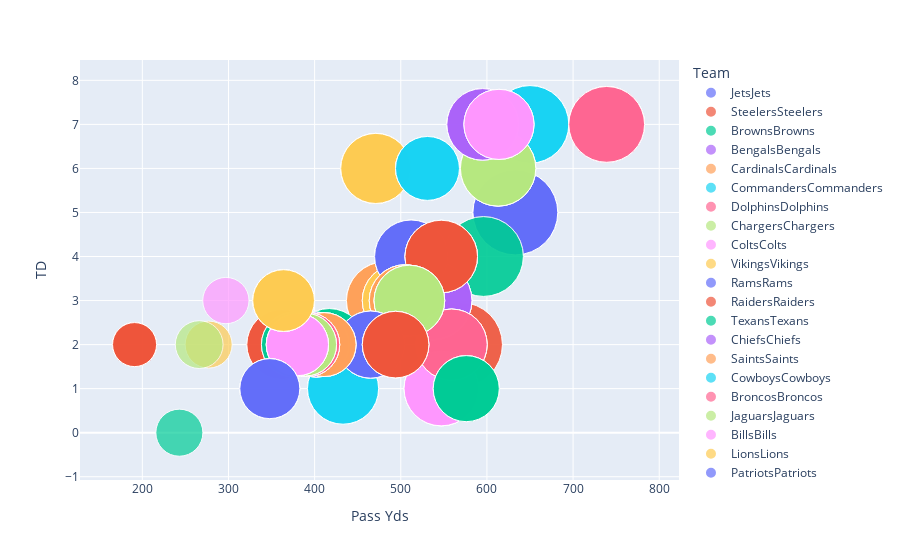

Here is the notebook cell this chart was saved with:
### Code cell
px.scatter(passing_df, x='Pass Yds', y='TD', color='Team', size='Att', hover_name='Team', size_max=60)

### Figure 1 — Plotly figure (JSON) as saved in the notebook; plotly's stock layout.template omitted (floating-point values rounded to 4 significant figures)
{"data": [{"hovertemplate": "<b>%{hovertext}</b><br><br>Team=JetsJets<br>Pass Yds=%{x}<br>TD=%{y}<br>Att=%{marker.size}<extra></extra>", "hovertext": ["JetsJets", "JetsJets", "JetsJets", "JetsJets", "JetsJets"], "legendgroup": "JetsJets", "marker": {"color": "#636efa", "size": [104, 104, 104, 104, 104], "sizemode": "area", "sizeref": 0.02889, "symbol": "circle"}, "mode": "markers", "name": "JetsJets", "orientation": "v", "showlegend": true, "type": "scatter", "x": [633, 633, 633, 633, 633], "xaxis": "x", "y": [5, 5, 5, 5, 5], "yaxis": "y"}, {"hovertemplate": "<b>%{hovertext}</b><br><br>Team=SteelersSteelers<br>Pass Yds=%{x}<br>TD=%{y}<br>Att=%{marker.size}<extra></extra>", "hovertext": ["SteelersSteelers", "SteelersSteelers", "SteelersSteelers", "SteelersSteelers", "SteelersSteelers"], "legendgroup": "SteelersSteelers", "marker": {"color": "#EF553B", "size": [103, 71, 71, 71, 103], "sizemode": "area", "sizeref": 0.02889, "symbol": "circle"}, "mode": "markers", "name": "SteelersSteelers", "orientation": "v", "showlegend": true, "type": "scatter", "x": [569, 362, 362, 362, 569], "xaxis": "x", "y": [2, 2, 2, 2, 2], "yaxis": "y"}, {"hovertemplate": "<b>%{hovertext}</b><br><br>Team=BrownsBrowns<br>Pass Yds=%{x}<br>TD=%{y}<br>Att=%{marker.size}<extra></extra>", "hovertext": ["BrownsBrowns", "BrownsBrowns", "BrownsBrowns", "BrownsBrowns", "BrownsBrowns"], "legendgroup": "BrownsBrowns", "marker": {"color": "#00cc96", "size": [92, 61, 61, 61, 92], "sizemode": "area", "sizeref": 0.02889, "symbol": "circle"}, "mode": "markers", "name": "BrownsBrowns", "orientation": "v", "showlegend": true, "type": "scatter", "x": [596, 376, 376, 376, 596], "xaxis": "x", "y": [4, 2, 2, 2, 4], "yaxis": "y"}, {"hovertemplate": "<b>%{hovertext}</b><br><br>Team=BengalsBengals<br>Pass Yds=%{x}<br>TD=%{y}<br>Att=%{marker.size}<extra></extra>", "hovertext": ["BengalsBengals", "BengalsBengals", "BengalsBengals", "BengalsBengals", "BengalsBengals"], "legendgroup": "BengalsBengals", "marker": {"color": "#ab63fa", "size": [89, 89, 89, 89, 89], "sizemode": "area", "sizeref": 0.02889, "symbol": "circle"}, "mode": "markers", "name": "BengalsBengals", "orientation": "v", "showlegend": true, "type": "scatter", "x": [537, 537, 537, 537, 537], "xaxis": "x", "y": [3, 3, 3, 3, 3], "yaxis": "y"}, {"hovertemplate": "<b>%{hovertext}</b><br><br>Team=CardinalsCardinals<br>Pass Yds=%{x}<br>TD=%{y}<br>Att=%{marker.size}<extra></extra>", "hovertext": ["CardinalsCardinals", "CardinalsCardinals", "CardinalsCardinals", "CardinalsCardinals", "CardinalsCardinals"], "legendgroup": "CardinalsCardinals", "marker": {"color": "#FFA15A", "size": [87, 87, 87, 87, 87], "sizemode": "area", "sizeref": 0.02889, "symbol": "circle"}, "mode": "markers", "name": "CardinalsCardinals", "orientation": "v", "showlegend": true, "type": "scatter", "x": [482, 482, 482, 482, 482], "xaxis": "x", "y": [3, 3, 3, 3, 3], "yaxis": "y"}, {"hovertemplate": "<b>%{hovertext}</b><br><br>Team=CommandersCommanders<br>Pass Yds=%{x}<br>TD=%{y}<br>Att=%{marker.size}<extra></extra>", "hovertext": ["CommandersCommanders", "CommandersCommanders", "CommandersCommanders", "CommandersCommanders", "CommandersCommanders"], "legendgroup": "CommandersCommanders", "marker": {"color": "#19d3f3", "size": [87, 87, 87, 87, 87], "sizemode": "area", "sizeref": 0.02889, "symbol": "circle"}, "mode": "markers", "name": "CommandersCommanders", "orientation": "v", "showlegend": true, "type": "scatter", "x": [650, 650, 650, 650, 650], "xaxis": "x", "y": [7, 7, 7, 7, 7], "yaxis": "y"}, {"hovertemplate": "<b>%{hovertext}</b><br><br>Team=DolphinsDolphins<br>Pass Yds=%{x}<br>TD=%{y}<br>Att=%{marker.size}<extra></extra>", "hovertext": ["DolphinsDolphins", "DolphinsDolphins", "DolphinsDolphins", "DolphinsDolphins", "DolphinsDolphins"], "legendgroup": "DolphinsDolphins", "marker": {"color": "#FF6692", "size": [83, 83, 83, 83, 83], "sizemode": "area", "sizeref": 0.02889, "symbol": "circle"}, "mode": "markers", "name": "DolphinsDolphins", "orientation": "v", "showlegend": true, "type": "scatter", "x": [739, 739, 739, 739, 739], "xaxis": "x", "y": [7, 7, 7, 7, 7], "yaxis": "y"}, {"hovertemplate": "<b>%{hovertext}</b><br><br>Team=ChargersChargers<br>Pass Yds=%{x}<br>TD=%{y}<br>Att=%{marker.size}<extra></extra>", "hovertext": ["ChargersChargers", "ChargersChargers", "ChargersChargers", "ChargersChargers", "ChargersChargers"], "legendgroup": "ChargersChargers", "marker": {"color": "#B6E880", "size": [82, 82, 82, 82, 82], "sizemode": "area", "sizeref": 0.02889, "symbol": "circle"}, "mode": "markers", "name": "ChargersChargers", "orientation": "v", "showlegend": true, "type": "scatter", "x": [613, 613, 613, 613, 613], "xaxis": "x", "y": [6, 6, 6, 6, 6], "yaxis": "y"}, {"hovertemplate": "<b>%{hovertext}</b><br><br>Team=ColtsColts<br>Pass Yds=%{x}<br>TD=%{y}<br>Att=%{marker.size}<extra></extra>", "hovertext": ["ColtsColts", "ColtsColts", "ColtsColts", "ColtsColts", "ColtsColts"], "legendgroup": "ColtsColts", "marker": {"color": "#FF97FF", "size": [80, 80, 80, 80, 80], "sizemode": "area", "sizeref": 0.02889, "symbol": "circle"}, "mode": "markers", "name": "ColtsColts", "orientation": "v", "showlegend": true, "type": "scatter", "x": [547, 547, 547, 547, 547], "xaxis": "x", "y": [1, 1, 1, 1, 1], "yaxis": "y"}, {"hovertemplate": "<b>%{hovertext}</b><br><br>Team=VikingsVikings<br>Pass Yds=%{x}<br>TD=%{y}<br>Att=%{marker.size}<extra></extra>", "hovertext": ["VikingsVikings", "VikingsVikings", "VikingsVikings", "VikingsVikings", "VikingsVikings"], "legendgroup": "VikingsVikings", "marker": {"color": "#FECB52", "size": [78, 32, 78, 78, 78], "sizemode": "area", "sizeref": 0.02889, "symbol": "circle"}, "mode": "markers", "name": "VikingsVikings", "orientation": "v", "showlegend": true, "type": "scatter", "x": [498, 277, 498, 498, 498], "xaxis": "x", "y": [3, 2, 3, 3, 3], "yaxis": "y"}, {"hovertemplate": "<b>%{hovertext}</b><br><br>Team=RamsRams<br>Pass Yds=%{x}<br>TD=%{y}<br>Att=%{marker.size}<extra></extra>", "hovertext": ["RamsRams", "RamsRams", "RamsRams", "RamsRams", "RamsRams"], "legendgroup": "RamsRams", "marker": {"color": "#636efa", "size": [77, 77, 77, 77, 77], "sizemode": "area", "sizeref": 0.02889, "symbol": "circle"}, "mode": "markers", "name": "RamsRams", "orientation": "v", "showlegend": true, "type": "scatter", "x": [512, 512, 512, 512, 512], "xaxis": "x", "y": [4, 4, 4, 4, 4], "yaxis": "y"}, {"hovertemplate": "<b>%{hovertext}</b><br><br>Team=RaidersRaiders<br>Pass Yds=%{x}<br>TD=%{y}<br>Att=%{marker.size}<extra></extra>", "hovertext": ["RaidersRaiders", "RaidersRaiders", "RaidersRaiders", "RaidersRaiders", "RaidersRaiders"], "legendgroup": "RaidersRaiders", "marker": {"color": "#EF553B", "size": [76, 76, 76, 76, 76], "sizemode": "area", "sizeref": 0.02889, "symbol": "circle"}, "mode": "markers", "name": "RaidersRaiders", "orientation": "v", "showlegend": true, "type": "scatter", "x": [547, 547, 547, 547, 547], "xaxis": "x", "y": [4, 4, 4, 4, 4], "yaxis": "y"}, {"hovertemplate": "<b>%{hovertext}</b><br><br>Team=TexansTexans<br>Pass Yds=%{x}<br>TD=%{y}<br>Att=%{marker.size}<extra></extra>", "hovertext": ["TexansTexans", "TexansTexans", "TexansTexans", "TexansTexans", "TexansTexans"], "legendgroup": "TexansTexans", "marker": {"color": "#00cc96", "size": [75, 75, 75, 75, 75], "sizemode": "area", "sizeref": 0.02889, "symbol": "circle"}, "mode": "markers", "name": "TexansTexans", "orientation": "v", "showlegend": true, "type": "scatter", "x": [417, 417, 417, 417, 417], "xaxis": "x", "y": [2, 2, 2, 2, 2], "yaxis": "y"}, {"hovertemplate": "<b>%{hovertext}</b><br><br>Team=ChiefsChiefs<br>Pass Yds=%{x}<br>TD=%{y}<br>Att=%{marker.size}<extra></extra>", "hovertext": ["ChiefsChiefs", "ChiefsChiefs", "ChiefsChiefs", "ChiefsChiefs", "ChiefsChiefs"], "legendgroup": "ChiefsChiefs", "marker": {"color": "#ab63fa", "size": [74, 74, 74, 74, 74], "sizemode": "area", "sizeref": 0.02889, "symbol": "circle"}, "mode": "markers", "name": "ChiefsChiefs", "orientation": "v", "showlegend": true, "type": "scatter", "x": [595, 595, 595, 595, 595], "xaxis": "x", "y": [7, 7, 7, 7, 7], "yaxis": "y"}, {"hovertemplate": "<b>%{hovertext}</b><br><br>Team=SaintsSaints<br>Pass Yds=%{x}<br>TD=%{y}<br>Att=%{marker.size}<extra></extra>", "hovertext": ["SaintsSaints", "SaintsSaints", "SaintsSaints", "SaintsSaints", "SaintsSaints"], "legendgroup": "SaintsSaints", "marker": {"color": "#FFA15A", "size": [74, 74, 74, 74, 74], "sizemode": "area", "sizeref": 0.02889, "symbol": "circle"}, "mode": "markers", "name": "SaintsSaints", "orientation": "v", "showlegend": true, "type": "scatter", "x": [505, 505, 505, 505, 505], "xaxis": "x", "y": [3, 3, 3, 3, 3], "yaxis": "y"}, {"hovertemplate": "<b>%{hovertext}</b><br><br>Team=CowboysCowboys<br>Pass Yds=%{x}<br>TD=%{y}<br>Att=%{marker.size}<extra></extra>", "hovertext": ["CowboysCowboys", "CowboysCowboys", "CowboysCowboys", "CowboysCowboys", "CowboysCowboys"], "legendgroup": "CowboysCowboys", "marker": {"color": "#19d3f3", "size": [73, 73, 73, 73, 73], "sizemode": "area", "sizeref": 0.02889, "symbol": "circle"}, "mode": "markers", "name": "CowboysCowboys", "orientation": "v", "showlegend": true, "type": "scatter", "x": [433, 433, 433, 433, 433], "xaxis": "x", "y": [1, 1, 1, 1, 1], "yaxis": "y"}, {"hovertemplate": "<b>%{hovertext}</b><br><br>Team=BroncosBroncos<br>Pass Yds=%{x}<br>TD=%{y}<br>Att=%{marker.size}<extra></extra>", "hovertext": ["BroncosBroncos", "BroncosBroncos", "BroncosBroncos", "BroncosBroncos", "BroncosBroncos"], "legendgroup": "BroncosBroncos", "marker": {"color": "#FF6692", "size": [73, 73, 73, 73, 73], "sizemode": "area", "sizeref": 0.02889, "symbol": "circle"}, "mode": "markers", "name": "BroncosBroncos", "orientation": "v", "showlegend": true, "type": "scatter", "x": [559, 559, 559, 559, 559], "xaxis": "x", "y": [2, 2, 2, 2, 2], "yaxis": "y"}, {"hovertemplate": "<b>%{hovertext}</b><br><br>Team=JaguarsJaguars<br>Pass Yds=%{x}<br>TD=%{y}<br>Att=%{marker.size}<extra></extra>", "hovertext": ["JaguarsJaguars", "JaguarsJaguars", "JaguarsJaguars", "JaguarsJaguars", "JaguarsJaguars"], "legendgroup": "JaguarsJaguars", "marker": {"color": "#B6E880", "size": [72, 72, 72, 72, 72], "sizemode": "area", "sizeref": 0.02889, "symbol": "circle"}, "mode": "markers", "name": "JaguarsJaguars", "orientation": "v", "showlegend": true, "type": "scatter", "x": [510, 510, 510, 510, 510], "xaxis": "x", "y": [3, 3, 3, 3, 3], "yaxis": "y"}, {"hovertemplate": "<b>%{hovertext}</b><br><br>Team=BillsBills<br>Pass Yds=%{x}<br>TD=%{y}<br>Att=%{marker.size}<extra></extra>", "hovertext": ["BillsBills", "BillsBills", "BillsBills", "BillsBills", "BillsBills"], "legendgroup": "BillsBills", "marker": {"color": "#FF97FF", "size": [71, 31, 71, 71, 71], "sizemode": "area", "sizeref": 0.02889, "symbol": "circle"}, "mode": "markers", "name": "BillsBills", "orientation": "v", "showlegend": true, "type": "scatter", "x": [614, 297, 614, 614, 614], "xaxis": "x", "y": [7, 3, 7, 7, 7], "yaxis": "y"}, {"hovertemplate": "<b>%{hovertext}</b><br><br>Team=LionsLions<br>Pass Yds=%{x}<br>TD=%{y}<br>Att=%{marker.size}<extra></extra>", "hovertext": ["LionsLions", "LionsLions", "LionsLions", "LionsLions", "LionsLions"], "legendgroup": "LionsLions", "marker": {"color": "#FECB52", "size": [71, 71, 71, 71, 71], "sizemode": "area", "sizeref": 0.02889, "symbol": "circle"}, "mode": "markers", "name": "LionsLions", "orientation": "v", "showlegend": true, "type": "scatter", "x": [471, 471, 471, 471, 471], "xaxis": "x", "y": [6, 6, 6, 6, 6], "yaxis": "y"}, {"hovertemplate": "<b>%{hovertext}</b><br><br>Team=PatriotsPatriots<br>Pass Yds=%{x}<br>TD=%{y}<br>Att=%{marker.size}<extra></extra>", "hovertext": ["PatriotsPatriots", "PatriotsPatriots", "PatriotsPatriots", "PatriotsPatriots", "PatriotsPatriots"], "legendgroup": "PatriotsPatriots", "marker": {"color": "#636efa", "size": [65, 65, 65, 65, 65], "sizemode": "area", "sizeref": 0.02889, "symbol": "circle"}, "mode": "markers", "name": "PatriotsPatriots", "orientation": "v", "showlegend": true, "type": "scatter", "x": [465, 465, 465, 465, 465], "xaxis": "x", "y": [2, 2, 2, 2, 2], "yaxis": "y"}, {"hovertemplate": "<b>%{hovertext}</b><br><br>Team=PackersPackers<br>Pass Yds=%{x}<br>TD=%{y}<br>Att=%{marker.size}<extra></extra>", "hovertext": ["PackersPackers", "PackersPackers", "PackersPackers", "PackersPackers", "PackersPackers"], "legendgroup": "PackersPackers", "marker": {"color": "#EF553B", "size": [64, 64, 64, 64, 64], "sizemode": "area", "sizeref": 0.02889, "symbol": "circle"}, "mode": "markers", "name": "PackersPackers", "orientation": "v", "showlegend": true, "type": "scatter", "x": [494, 494, 494, 494, 494], "xaxis": "x", "y": [2, 2, 2, 2, 2], "yaxis": "y"}, {"hovertemplate": "<b>%{hovertext}</b><br><br>Team=EaglesEagles<br>Pass Yds=%{x}<br>TD=%{y}<br>Att=%{marker.size}<extra></extra>", "hovertext": ["EaglesEagles", "EaglesEagles", "EaglesEagles", "EaglesEagles", "EaglesEagles"], "legendgroup": "EaglesEagles", "marker": {"color": "#00cc96", "size": [63, 32, 63, 63, 63], "sizemode": "area", "sizeref": 0.02889, "symbol": "circle"}, "mode": "markers", "name": "EaglesEagles", "orientation": "v", "showlegend": true, "type": "scatter", "x": [576, 243, 576, 576, 576], "xaxis": "x", "y": [1, 0, 1, 1, 1], "yaxis": "y"}, {"hovertemplate": "<b>%{hovertext}</b><br><br>Team=BuccaneersBuccaneers<br>Pass Yds=%{x}<br>TD=%{y}<br>Att=%{marker.size}<extra></extra>", "hovertext": ["BuccaneersBuccaneers", "BuccaneersBuccaneers", "BuccaneersBuccaneers", "BuccaneersBuccaneers", "BuccaneersBuccaneers"], "legendgroup": "BuccaneersBuccaneers", "marker": {"color": "#ab63fa", "size": [61, 61, 61, 61, 61], "sizemode": "area", "sizeref": 0.02889, "symbol": "circle"}, "mode": "markers", "name": "BuccaneersBuccaneers", "orientation": "v", "showlegend": true, "type": "scatter", "x": [402, 402, 402, 402, 402], "xaxis": "x", "y": [2, 2, 2, 2, 2], "yaxis": "y"}, {"hovertemplate": "<b>%{hovertext}</b><br><br>Team=FalconsFalcons<br>Pass Yds=%{x}<br>TD=%{y}<br>Att=%{marker.size}<extra></extra>", "hovertext": ["FalconsFalcons", "FalconsFalcons", "FalconsFalcons", "FalconsFalcons", "FalconsFalcons"], "legendgroup": "FalconsFalcons", "marker": {"color": "#FFA15A", "size": [59, 59, 59, 59, 59], "sizemode": "area", "sizeref": 0.02889, "symbol": "circle"}, "mode": "markers", "name": "FalconsFalcons", "orientation": "v", "showlegend": true, "type": "scatter", "x": [411, 411, 411, 411, 411], "xaxis": "x", "y": [2, 2, 2, 2, 2], "yaxis": "y"}, {"hovertemplate": "<b>%{hovertext}</b><br><br>Team=RavensRavens<br>Pass Yds=%{x}<br>TD=%{y}<br>Att=%{marker.size}<extra></extra>", "hovertext": ["RavensRavens", "RavensRavens", "RavensRavens", "RavensRavens", "RavensRavens"], "legendgroup": "RavensRavens", "marker": {"color": "#19d3f3", "size": [59, 59, 59, 59, 59], "sizemode": "area", "sizeref": 0.02889, "symbol": "circle"}, "mode": "markers", "name": "RavensRavens", "orientation": "v", "showlegend": true, "type": "scatter", "x": [531, 531, 531, 531, 531], "xaxis": "x", "y": [6, 6, 6, 6, 6], "yaxis": "y"}, {"hovertemplate": "<b>%{hovertext}</b><br><br>Team=SeahawksSeahawks<br>Pass Yds=%{x}<br>TD=%{y}<br>Att=%{marker.size}<extra></extra>", "hovertext": ["SeahawksSeahawks", "SeahawksSeahawks", "SeahawksSeahawks", "SeahawksSeahawks", "SeahawksSeahawks"], "legendgroup": "SeahawksSeahawks", "marker": {"color": "#FF6692", "size": [59, 59, 59, 59, 59], "sizemode": "area", "sizeref": 0.02889, "symbol": "circle"}, "mode": "markers", "name": "SeahawksSeahawks", "orientation": "v", "showlegend": true, "type": "scatter", "x": [392, 392, 392, 392, 392], "xaxis": "x", "y": [2, 2, 2, 2, 2], "yaxis": "y"}, {"hovertemplate": "<b>%{hovertext}</b><br><br>Team=TitansTitans<br>Pass Yds=%{x}<br>TD=%{y}<br>Att=%{marker.size}<extra></extra>", "hovertext": ["TitansTitans", "TitansTitans", "TitansTitans", "TitansTitans", "TitansTitans"], "legendgroup": "TitansTitans", "marker": {"color": "#B6E880", "size": [57, 33, 57, 57, 57], "sizemode": "area", "sizeref": 0.02889, "symbol": "circle"}, "mode": "markers", "name": "TitansTitans", "orientation": "v", "showlegend": true, "type": "scatter", "x": [389, 266, 389, 389, 389], "xaxis": "x", "y": [2, 2, 2, 2, 2], "yaxis": "y"}, {"hovertemplate": "<b>%{hovertext}</b><br><br>Team=PanthersPanthers<br>Pass Yds=%{x}<br>TD=%{y}<br>Att=%{marker.size}<extra></extra>", "hovertext": ["PanthersPanthers", "PanthersPanthers", "PanthersPanthers", "PanthersPanthers", "PanthersPanthers"], "legendgroup": "PanthersPanthers", "marker": {"color": "#FF97FF", "size": [56, 56, 56, 56, 56], "sizemode": "area", "sizeref": 0.02889, "symbol": "circle"}, "mode": "markers", "name": "PanthersPanthers", "orientation": "v", "showlegend": true, "type": "scatter", "x": [380, 380, 380, 380, 380], "xaxis": "x", "y": [2, 2, 2, 2, 2], "yaxis": "y"}, {"hovertemplate": "<b>%{hovertext}</b><br><br>Team=GiantsGiants<br>Pass Yds=%{x}<br>TD=%{y}<br>Att=%{marker.size}<extra></extra>", "hovertext": ["GiantsGiants", "GiantsGiants", "GiantsGiants", "GiantsGiants", "GiantsGiants"], "legendgroup": "GiantsGiants", "marker": {"color": "#FECB52", "size": [55, 55, 55, 55, 55], "sizemode": "area", "sizeref": 0.02889, "symbol": "circle"}, "mode": "markers", "name": "GiantsGiants", "orientation": "v", "showlegend": true, "type": "scatter", "x": [364, 364, 364, 364, 364], "xaxis": "x", "y": [3, 3, 3, 3, 3], "yaxis": "y"}, {"hovertemplate": "<b>%{hovertext}</b><br><br>Team=49ers49ers<br>Pass Yds=%{x}<br>TD=%{y}<br>Att=%{marker.size}<extra></extra>", "hovertext": ["49ers49ers", "49ers49ers", "49ers49ers", "49ers49ers", "49ers49ers"], "legendgroup": "49ers49ers", "marker": {"color": "#636efa", "size": [52, 52, 52, 52, 52], "sizemode": "area", "sizeref": 0.02889, "symbol": "circle"}, "mode": "markers", "name": "49ers49ers", "orientation": "v", "showlegend": true, "type": "scatter", "x": [348, 348, 348, 348, 348], "xaxis": "x", "y": [1, 1, 1, 1, 1], "yaxis": "y"}, {"hovertemplate": "<b>%{hovertext}</b><br><br>Team=BearsBears<br>Pass Yds=%{x}<br>TD=%{y}<br>Att=%{marker.size}<extra></extra>", "hovertext": ["BearsBears", "BearsBears", "BearsBears", "BearsBears", "BearsBears"], "legendgroup": "BearsBears", "marker": {"color": "#EF553B", "size": [28, 28, 28, 28, 28], "sizemode": "area", "sizeref": 0.02889, "symbol": "circle"}, "mode": "markers", "name": "BearsBears", "orientation": "v", "showlegend": true, "type": "scatter", "x": [191, 191, 191, 191, 191], "xaxis": "x", "y": [2, 2, 2, 2, 2], "yaxis": "y"}], "layout": {"legend": {"itemsizing": "constant", "title": {"text": "Team"}, "tracegroupgap": 0}, "margin": {"t": 60}, "xaxis": {"anchor": "y", "domain": [0, 1], "title": {"text": "Pass Yds"}}, "yaxis": {"anchor": "x", "domain": [0, 1], "title": {"text": "TD"}}}}
